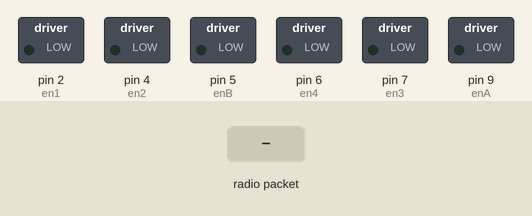
Recording of a sketch running on a simulated Arduino Uno, built with avr-gcc and run on an emulated ATmega328P. Parts: switched loads named in the sketch (green lamp = pin HIGH). The inputs (shaded band) are chosen by the test bench. No radio packets arrive unless stated.

Above: at 1.2 s.
1.3 s: radio packet "A" arrives
At 1.7 s:
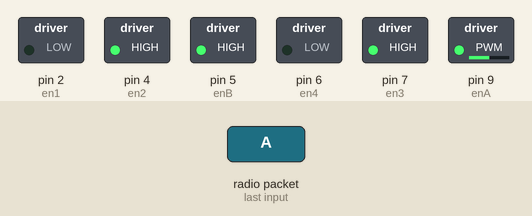
2.8 s: radio packet "B" arrives
At 4.2 s:
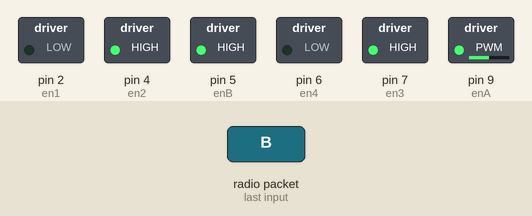
Timing chart, 0 to 5.8 s (numbered marks = the images above; inputs shaded):
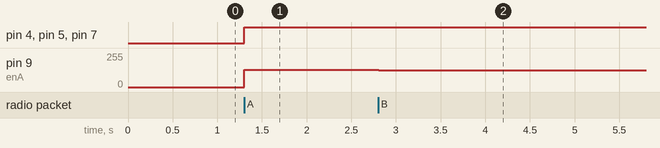

Measured:
- after the input at 1.3 s, pin 4 (en2), pin 5 (enB), pin 7 (en3): LOW → HIGH at once; pin 9 (enA): 0/255 → 129/255 at once
- after the input at 2.8 s, pin 9 (enA): 129/255 → 127/255 at once

The sketch:

car.ino
```cpp
#include <RHReliableDatagram.h>
#include <RH_NRF24.h>
#include <SPI.h>

#define CLIENT_ADDRESS 1
#define SERVER_ADDRESS 2

// Singleton instance of the radio driver
RH_NRF24 driver;

// Class to manage message delivery and receipt, using the driver declared above
RHReliableDatagram manager(driver, SERVER_ADDRESS);

int enA = 9;
int en1 = 2;
int en2 = 4;

int enB = 5;
int en3 = 7;
int en4 = 6;

int avoidance_front = 0;
int avoidance_rear = 1;

int echoPin = 3;
int trigPin = 1;

// need to set it to false when go live because we are using serial pin and may impact readings
bool debug = false;

bool allowForward = true;

void setup() {
  pinMode(trigPin, OUTPUT);
  pinMode(echoPin, INPUT);
  pinMode(enA, OUTPUT);
  pinMode(enB, OUTPUT);
  pinMode(en1, OUTPUT);
  pinMode(en2, OUTPUT);
  pinMode(en3, OUTPUT);
  pinMode(en4, OUTPUT);
  pinMode(avoidance_front, INPUT);
  pinMode(avoidance_rear, INPUT);

  if (debug) {
    Serial.begin(9600);
  }

  if (!manager.init()){
    if (debug) {
      Serial.println("init failed");
    }

  } else {
    if (debug) {
      Serial.println("init Success");
    }
  }
}
uint8_t buf[RH_NRF24_MAX_MESSAGE_LEN];

void loop() {

  if (manager.available())
  {
    // Wait for a message addressed to us from the client
    uint8_t len = sizeof(buf);
    uint8_t from;
    if (manager.recvfromAck(buf, &len, &from))
    {
      Move(buf);
    }
  }
  //manageAvoidance();
  delay(10);
}

void Move(uint8_t buf[2]) {
  if (debug) {
      Serial.print("X: ");
      Serial.println(buf[0]);

      Serial.print("Y: ");
      Serial.println(buf[1]);

  }
  int wheelSpeed = 0;
  if (buf[0] != 129) { // give a bit to make sure it considers the gap when it is not using
    // just move forward or reverse
    if ( buf[0] >= 129 ) {
      wheelSpeed = map(buf[0], 132, 255, 0, 255);
      MoveForward('Z', wheelSpeed);
    } else {
      wheelSpeed = map(buf[0], 132, 0, 0, 255);
      Reverse('Z', wheelSpeed);
    }
  } else {
    Stop('Z');
  }

  if (buf[1] != 129){
    turn(buf[1]);
  }
}

void turn(uint8_t buf) {
    int wheelSpeed = 0;

    if ( buf >= 129 ) { // right
      wheelSpeed = map(buf, 129, 255, 0, 255);
      analogWrite(enA,wheelSpeed);
      digitalWrite(en1, HIGH);
      digitalWrite(en2, LOW);

    } else { // left
      wheelSpeed = map(buf, 129, 0, 0, 255);
      digitalWrite(en3, HIGH);
      digitalWrite(en4, LOW);
      analogWrite(enB,wheelSpeed);
    }
}

void MoveForward(char side, int wheelSpeed) {
  if (!allowForward) {
    wheelSpeed = 0;
  }
  switch(side) {
    case 'A':
      analogWrite(enA,wheelSpeed);
      digitalWrite(en1, HIGH);
      digitalWrite(en2, LOW);
      break;
    case 'B':
      digitalWrite(en3, HIGH);
      digitalWrite(en4, LOW);
      analogWrite(enB,wheelSpeed);
      break;
    default:
    analogWrite(enA,wheelSpeed);
    analogWrite(enB,wheelSpeed);
    digitalWrite(en1, HIGH);
    digitalWrite(en2, LOW);
    digitalWrite(en3, HIGH);
    digitalWrite(en4, LOW);
  }
}

void Wheel(bool reverse , char side, int wheelSpeed) {
  if(debug) {
    Serial.println(wheelSpeed);
  }

  if (reverse){
    Reverse(side, wheelSpeed);
  } else {
    MoveForward(side, wheelSpeed);
  }
}

void Stop(char side) {
  switch (side){
    case 'A':
      analogWrite(enA,0);
      break;
    case 'B':
      analogWrite(enB,0);
      break;
    default:
      analogWrite(enA,0);
      analogWrite(enB,0);
  }
}

void Reverse(char side, int wheelSpeed) {

  if(side == 'A') {
    analogWrite(enA,wheelSpeed);
  } else {
    analogWrite(enB,wheelSpeed);
  }
  switch(side) {
    case 'A':
        analogWrite(enA,wheelSpeed);
      digitalWrite(en1, LOW);
      digitalWrite(en2, HIGH);
      break;
    case 'B':
      analogWrite(enB,wheelSpeed);
      digitalWrite(en3, LOW);
      digitalWrite(en4, HIGH);
      break;
    default:
      analogWrite(enA,wheelSpeed);
      analogWrite(enB,wheelSpeed);
      digitalWrite(en1, LOW);
      digitalWrite(en2, HIGH);
      digitalWrite(en3, LOW);
      digitalWrite(en4, HIGH);
  }
}

void flip(int wheelSpeed) {
  Wheel(true,'A', wheelSpeed);
  Wheel(false,'B', wheelSpeed);
}


void demoMode() {
  Wheel(false, 'Z', 255);
  delay(1000);
  Wheel(true, 'Z', 255);
  delay(1000);
  flip(255);
  delay(1000);
}

void manageAvoidance() {
  long duration, distance;
  digitalWrite(trigPin, HIGH);
  delayMicroseconds(1000);
  digitalWrite(trigPin, LOW);
  duration = pulseIn(echoPin, HIGH);
  distance = (duration/2)/29.1;
  if (debug) {
    Serial.print("Distance: ");
    Serial.println(distance);
  }
  if(distance > 25) {
    allowForward = false;
  }

  //if(distance > 25) {
  //  Wheel(true, 'Z', 255); // forward
  //} else {
  //  flip(255);
  //  delay(1000);
  //  Wheel(true, 'Z', 255); // forward
  //}
}
```
